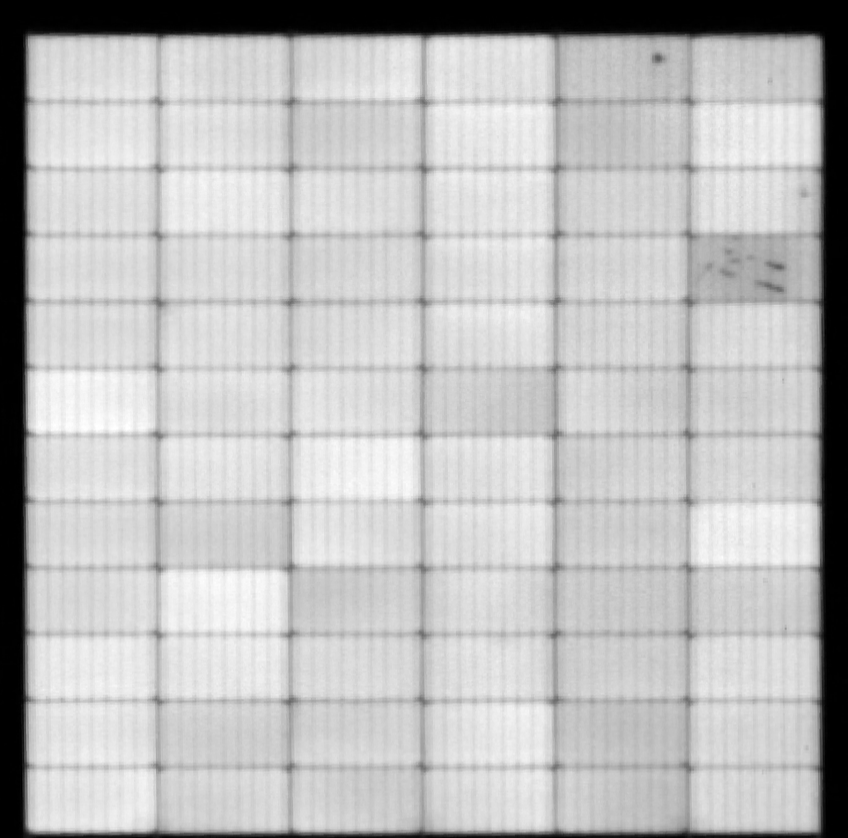
#> input picture tear_data/neg/0.png, 848 x 838 px; its folder holds only this picture in this run
$ jupyter execute make_data.ipynb
#> lines starting #> are read from the running program, lines starting #| are printed output that depends on the picture
[cell 1]
from pathlib import Path

[cell 2]
root_path = Path.cwd()

tear_data = root_path / "tear_data"
tear_data_pos = tear_data / "pos"
tear_data_neg = tear_data / "neg"

simple_split = root_path / "simple_split_fig"

[cell 3]
tear_data.mkdir()
tear_data_pos.mkdir()
tear_data_neg.mkdir()

[cell 4]
label_path = simple_split / "label.txt"
label = label_path.read_text().split()
#> (reads simple_split_fig/label.txt from the repository)

[cell 5]
pic_list = [path for path in simple_split.iterdir() if path.name[-3:] == 'png']

[cell 6]
for path in pic_list:
    id = path.name[:-4]
    if id in label:
        path.rename(tear_data_neg / path.name)
        print(f'{id} -> neg')
    else:
        path.rename(tear_data_pos / path.name)

[cell 7]
neg_list = [path for path in tear_data_neg.iterdir() if path.name[-3:] == 'png']

[cell 8]
neg_list[0].name[:-4]

[cell 9]
from PIL import Image
for path in neg_list:
    img = Image.open(path)
#> img is the input picture: PIL image 848x838 L; min 0, max 255, mean 187.4
    tmp_name = path.name[:-4]+'lr.png'
    img.transpose(Image.FLIP_LEFT_RIGHT).save(path.parent / tmp_name)
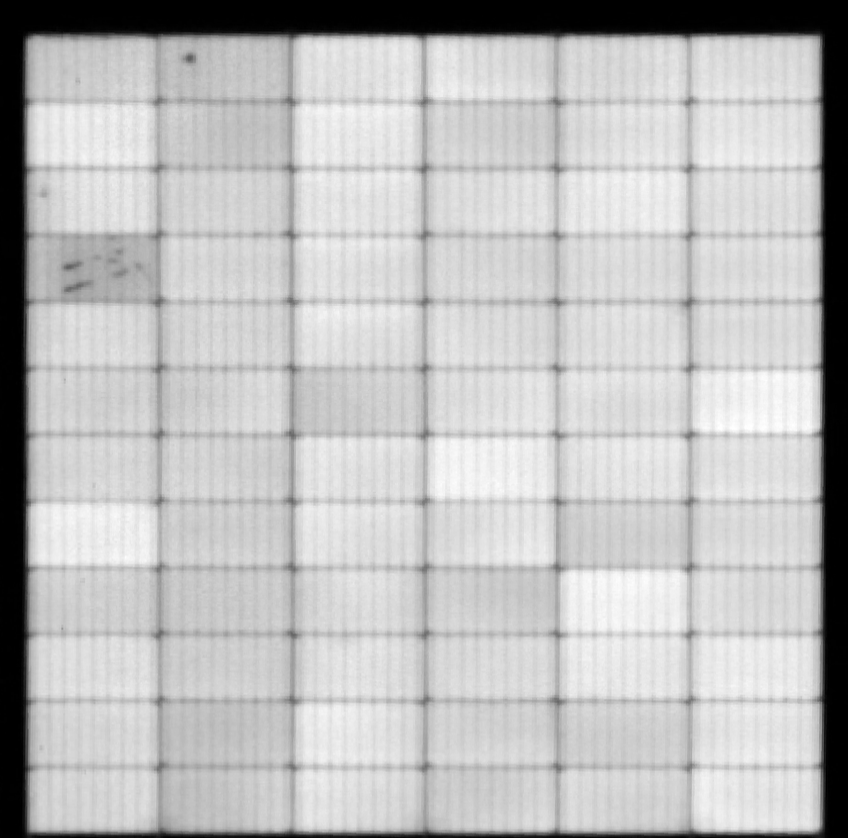
#> saved as 0lr.png: PIL image 848x838 L; min 0, max 255, mean 187.4
    tmp_name = path.name[:-4]+'ud.png'
    img.transpose(Image.FLIP_TOP_BOTTOM).save(path.parent / tmp_name)
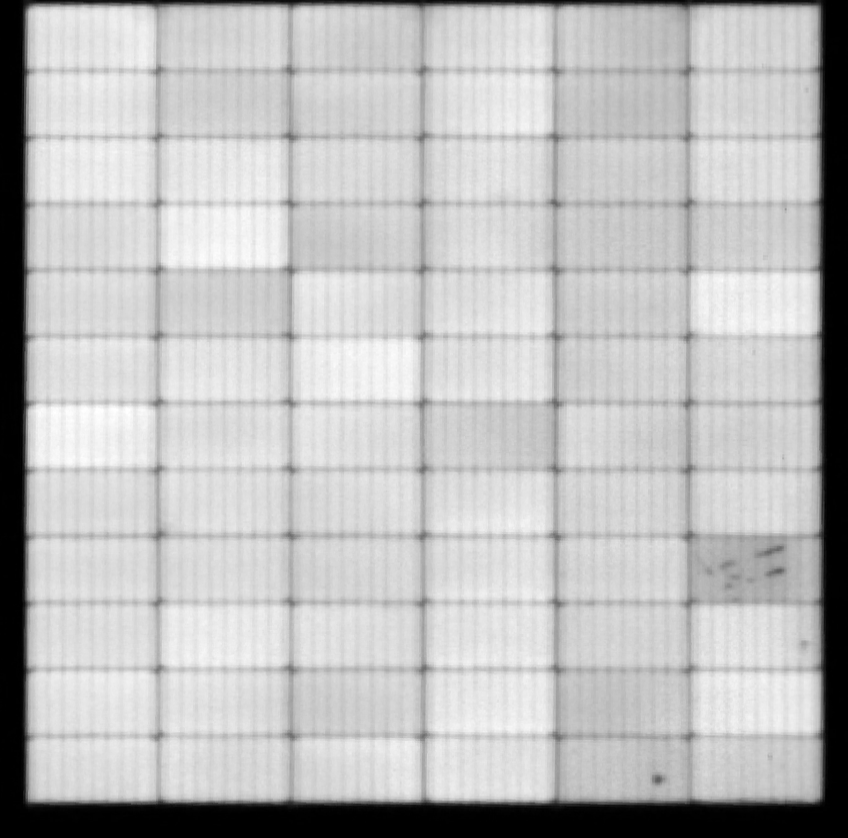
#> saved as 0ud.png: PIL image 848x838 L; min 0, max 255, mean 187.4
